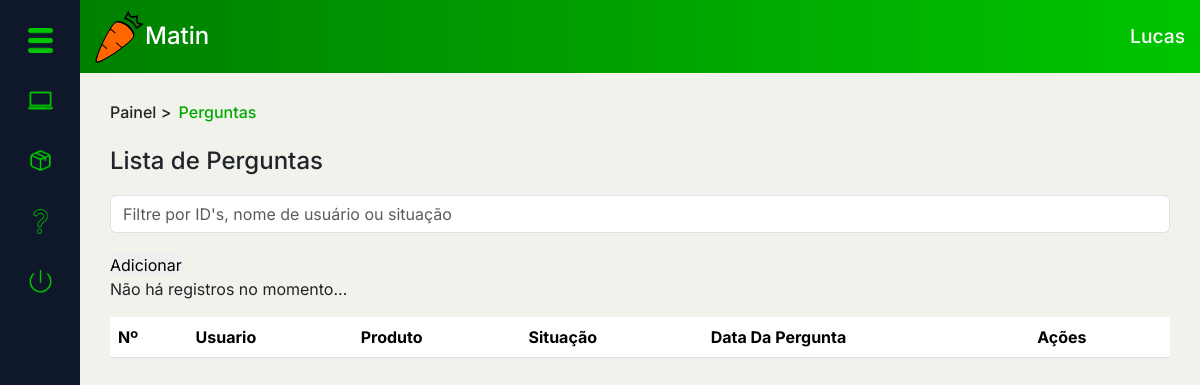
Before: /PAGES/dashboard.php?page=perg_list (signed in) with the older database file.
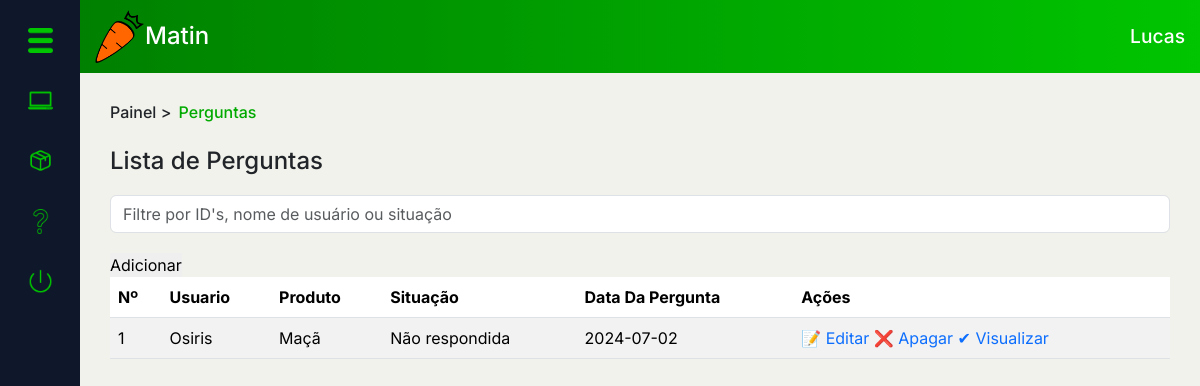
After: the same page with the newer database file.
### tables this page shows
CREATE TABLE `usuario_has_pergunta` (
  `Usuario_idUsu` int(11) NOT NULL,
  `Pergunta_idPergunta` int(11) NOT NULL,
  `idProduto` int(11) NOT NULL,
  `id_vendedor` int(11) NOT NULL,
  `sitPerg` enum('A','R','NR') NOT NULL,
  `dataPerg` date NOT NULL DEFAULT current_timestamp()
);

CREATE TABLE `usuario` (
  `idUsu` int(11) NOT NULL,
  `nome_usu` varchar(50) NOT NULL,
  `ativo` enum('0','1') NOT NULL DEFAULT '1',
  `data_criacao` date NOT NULL,
  `email_usu` varchar(100) NOT NULL,
  `senha_usu` varchar(45) NOT NULL,
  `tel_usu` varchar(45) NOT NULL,
  `fotos_usu` varchar(45) DEFAULT NULL,
  `premium` enum('0','1') NOT NULL,
  `NR` varchar(45) NOT NULL,
  `comp` varchar(45) NOT NULL,
  `TCIR` enum('CPF','CNPJ') NOT NULL,
  `NRCIR` varchar(45) NOT NULL,
  `nvl_usu` enum('A','F','C') NOT NULL DEFAULT 'C',
  `Local_CEP` int(11) NOT NULL,
  `tipoLocal` enum('casa','trabalho') NOT NULL,
  `infoAddLocal` varchar(100) NOT NULL
);

CREATE TABLE `produto` (
  `idProduto` int(11) NOT NULL,
  `nome_prod` varchar(100) NOT NULL,
  `qnt_prod_estoque` int(11) NOT NULL,
  `data_criacao_prod` date NOT NULL,
  `preco_prod` decimal(5,2) NOT NULL,
  `fotos_prod` varchar(100) NOT NULL DEFAULT 'sem_foto.png',
  `qnt_vendas` int(11) NOT NULL,
  `promocao` int(11) DEFAULT NULL,
  `parcela` int(11) DEFAULT NULL,
  `idCarrinho` int(11) NOT NULL,
  `idFavoritos` int(11) NOT NULL,
  `idCategoria` int(11) NOT NULL
);

### MODEL/autenticacao.php (called while the page is built, shortened)
<?php
function pegarIDUsuario(){
    return $_SESSION['idUsu'];
}
?>

### PAGES/DASHBOARD/perg_list.php (the view, shortened to what this page needs)
<div class="conteudo" id="conteudo2">
    <div class="top-cont">
        <div class="local">
            <h6><a href="../DASHBOARD/adminDash.php">Painel</a> > <mark>Perguntas</mark></h6>
        </div>
    </div>
    <div class="main-cont">
        <div class="main-tit">
            <h4>Lista de Perguntas</h4>
        </div>
        <div class="pesq">
            <div class="input-group flex-nowrap search-bar">
                <input type="search" class="form-control" placeholder="Filtre por ID's, nome de usuário ou situação" aria-label="Search" aria-describedby="addon-wrapping">
            </div>
            <a href="?page=add_usu&NdPAdd=1"><button class="btnAdd" type="button">Adicionar</button></a>
        </div>
        <table class="table table-striped">
            <thead>
                <tr>
                    <th scope="col">Nº</th>
                    <th scope="col">Usuario</th>
                    <th scope="col">Produto</th>
                    <th scope="col">Situação</th>
                    <th scope="col">Data Da Pergunta</th>
                    <th scope="col">Ações</th>
                </tr>
            </thead>
            <tbody>
                <?php
                $selectQ = "SELECT * FROM usuario_has_pergunta uhp INNER JOIN usuario u ON uhp.Usuario_idUsu = u.idUsu INNER JOIN produto p ON uhp.idProduto = p.idProduto WHERE uhp.id_vendedor = $idUsu";
                $selectP = $cx->prepare($selectQ);
                $selectP->setFetchMode(PDO::FETCH_ASSOC);
                $selectP->execute();
                $total = $selectP->rowCount();
                if ($total == 0) {
                    echo "<p class='txtVermelho'>Não há registros no momento...</p>";
                } else {
                    while ($dados = $selectP->fetch()) {
                        echo "<tr>";
                        echo "<td scope='row'>{$dados['Pergunta_idPergunta']}</td>";
                        echo "<td>{$dados['nome_usu']}</td>";
                        echo "<td>{$dados['nome_prod']}</td>";
                        switch ($dados['sitPerg']) {
                            case 'NR':
                                echo "<td>Não respondida</td>";
                                break;
                        }
                        echo "<td>{$dados['dataPerg']}</td>";
                        echo "<td><a href='#'>&#x1F4DD; Editar</a> <a href='excluir.php?ref={$dados['idProduto']}&tbl=localidade''>&#x274C; Apagar </a><a href='#'>&#x2714; Visualizar</a></td>";
                        echo "</tr>";
                    }
                }
                ?>
            </tbody>
        </table>
    </div>
</div>

Changed rows visible on the page:
added usuario_has_pergunta: Pergunta_idPergunta "1", usuario.nome_usu "Osiris", idProduto.nome_prod "Maçã", sitPerg "Não respondida", dataPerg "2024-07-02"
Other visible differences:
text no longer shown: "Não há registros no momento..."
